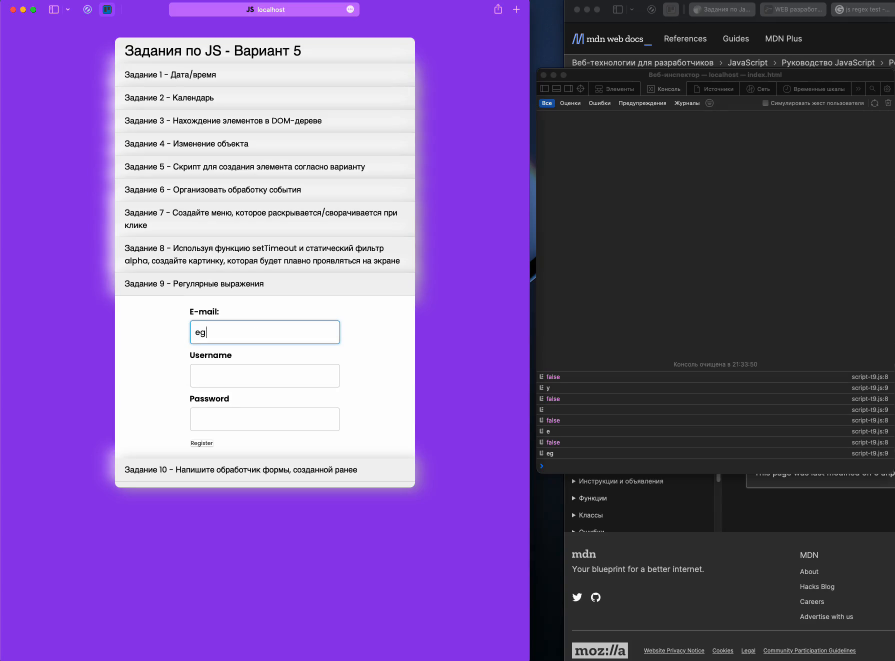
#> input picture frame 188 of lab1/video.avi, 1790 x 1322 px, given in place of the camera (shown at 1/2 size)
$ python extra.py
#> lines starting #> are read from the running program, lines starting #| are printed output that depends on the picture
import cv2
import math
def print_cam(radius,frameSize=(640,480)):
    #ipwebcam
#> called with radius = 160, frameSize = (640, 480)
    cap = cv2.VideoCapture(0)
    fourcc = cv2.VideoWriter_fourcc(*'mp4v')
    videoWriter = cv2.VideoWriter("output.mp4", fourcc, fps=25, frameSize=(frameSize[0], frameSize[1]))
    while True:
        ret, frame = cap.read()
#> frame is the input picture: shape (1322, 1790, 3); mean B, G, R 153.4, 89, 117.7
        frame = cv2.resize(frame, frameSize)
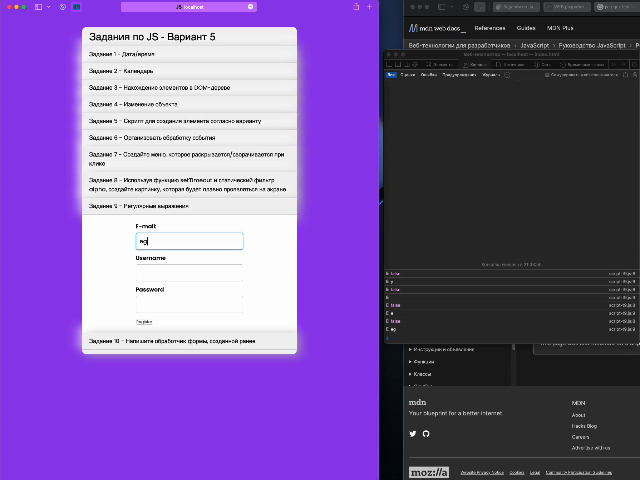
#> frame: shape (480, 640, 3); mean B, G, R 153.5, 89.1, 117.9

        # Вычисляем центральные координаты
        centerX = frameSize[0] // 2
        centerY = frameSize[1] // 2

        #Цвет центрального пикселя
        centralPixel = frame[centerY, centerX]
#> centralPixel = [231, 51, 132]

        #Определяем цвет
        blue, green, red = centralPixel  # BGR формат
#> blue = 231; green = 51; red = 132
        if red > green and red > blue:
            fillColor = (0, 0, 255)  # Красный
        elif green > red and green > blue:
            fillColor = (0, 255, 0)  # Зеленый
        else:
            fillColor = (255, 0, 0)  # Синий

        #Рисуем крест
        cv2.circle(frame,(centerX,centerY),radius,fillColor,3)

        rads1 = math.radians(18)
        rads2 = math.radians(45)
        points = [
            (centerX,centerY-radius),
            (int(centerX + radius * math.cos(rads1)),int(centerY - radius * math.sin(rads1))),
            (int(centerX+radius*math.cos(rads2)),int(centerY+radius*math.sin(rads2))),
            (int(centerX - radius * math.cos(rads2)), int(centerY + radius * math.sin(rads2))),
            (int(centerX - radius * math.cos(rads1)), int(centerY - radius * math.sin(rads1)))
            ]
        print(points)
        cv2.line(frame,points[0],points[2],fillColor,3)
        cv2.line(frame, points[0], points[3], fillColor, 3)
        cv2.line(frame, points[1], points[4], fillColor, 3)
        cv2.line(frame, points[1], points[3], fillColor, 3)
        cv2.line(frame, points[2], points[4], fillColor, 3)
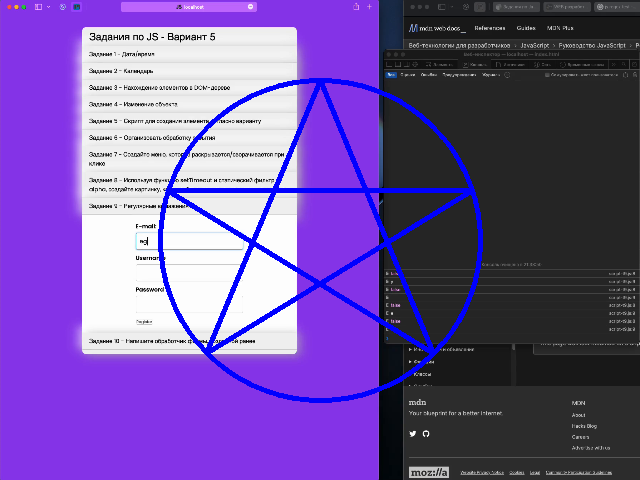
#> frame: shape (480, 640, 3); mean B, G, R 156.9, 84.5, 112.3
        #gray = cv2.cvtColor(frame, cv2.COLOR_BGR2GRAY)
        cv2.imshow('frame',frame)
        videoWriter.write(frame)
        if cv2.waitKey(1)&0xFF==27:
#> (key Esc is pressed here)
            break
    cap.release()
    videoWriter.release()
    cv2.destroyAllWindows()
print_cam(160)

$ run again, starting later in the video
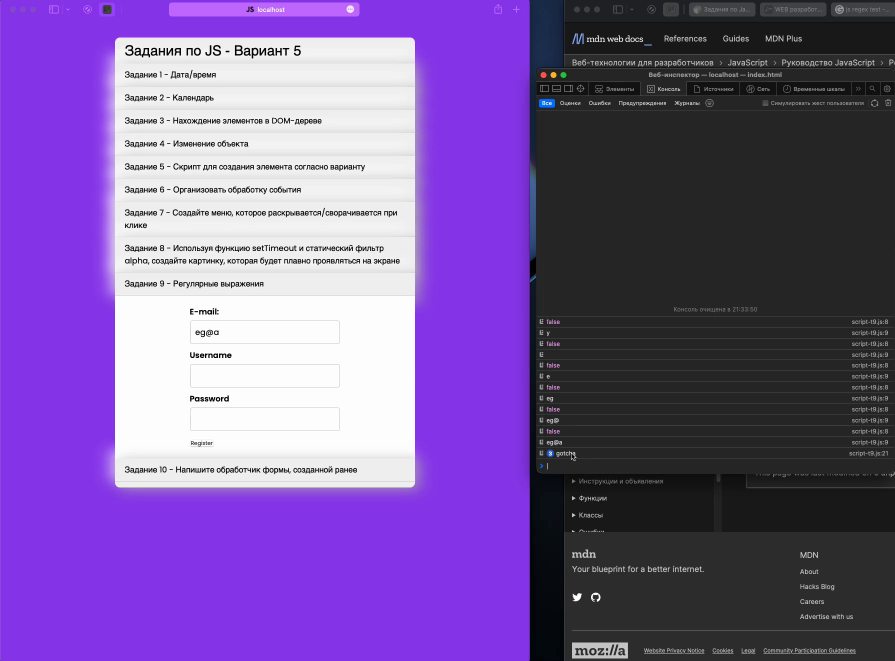
#> input picture frame 850 of lab1/video.avi, 1790 x 1322 px, given in place of the camera (shown at 1/2 size)
#> in print_cam, frame is the input picture: shape (1322, 1790, 3); mean B, G, R 153.6, 89.3, 118
#> in print_cam, `frame = cv2.resize(frame, frameSize)`:
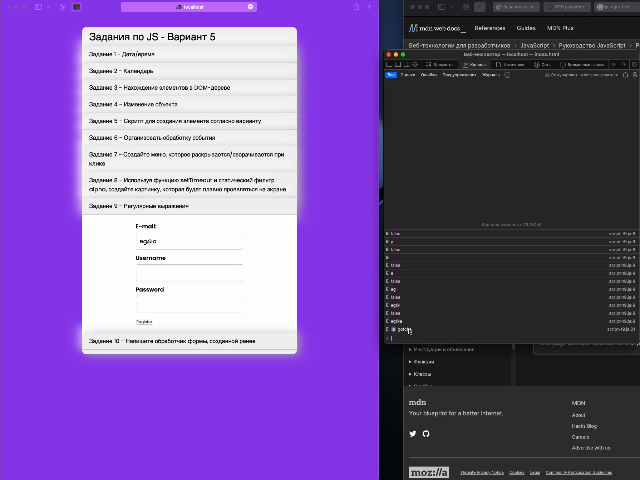
#> frame: shape (480, 640, 3); mean B, G, R 153.6, 89.4, 118.1
#> centralPixel = [231, 51, 132]
#> blue = 231; green = 51; red = 132
#> in print_cam, `cv2.line(frame, points[2], points[4], fillColor, 3)`:
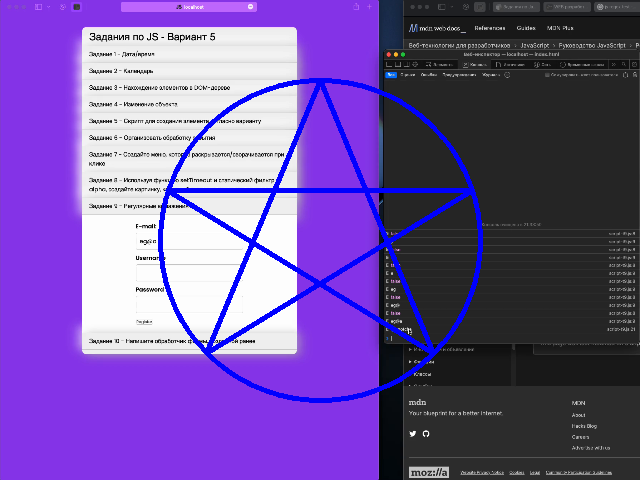
#> frame: shape (480, 640, 3); mean B, G, R 157.1, 84.8, 112.5

$ run again, starting later in the video
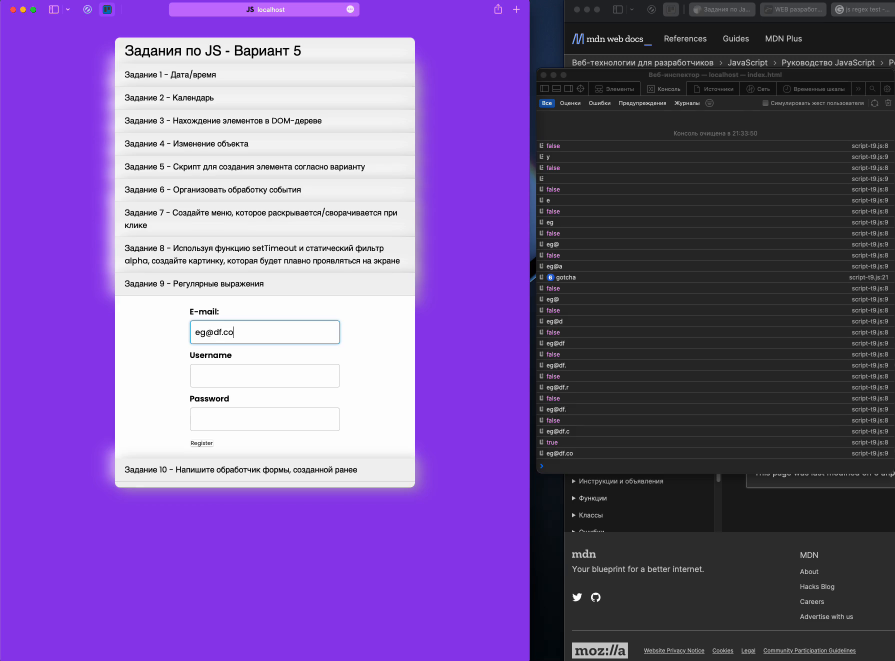
#> input picture frame 1511 of lab1/video.avi, 1790 x 1322 px, given in place of the camera (shown at 1/2 size)
#> in print_cam, frame is the input picture: shape (1322, 1790, 3); mean B, G, R 154.1, 89.7, 118.5
#> in print_cam, `frame = cv2.resize(frame, frameSize)`:
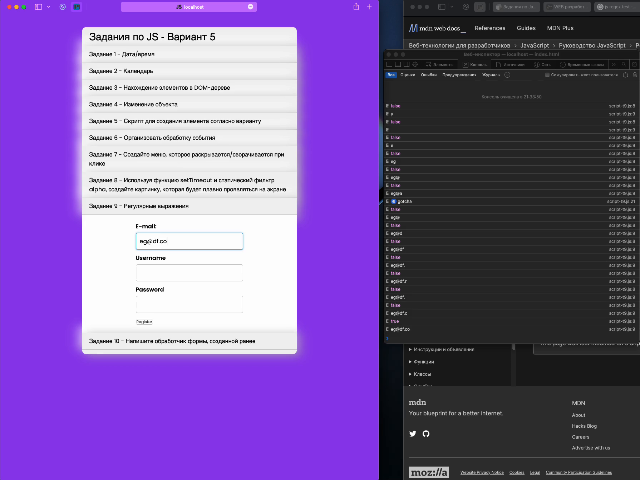
#> frame: shape (480, 640, 3); mean B, G, R 154.2, 89.9, 118.6
#> centralPixel = [231, 51, 132]
#> blue = 231; green = 51; red = 132
#> in print_cam, `cv2.line(frame, points[2], points[4], fillColor, 3)`:
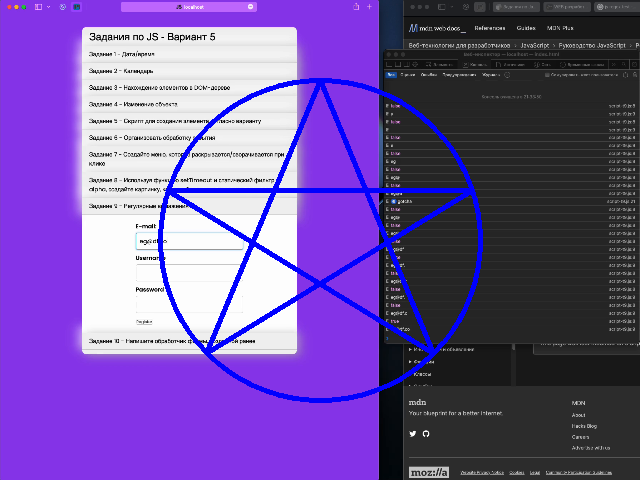
#> frame: shape (480, 640, 3); mean B, G, R 157.6, 85.2, 113
